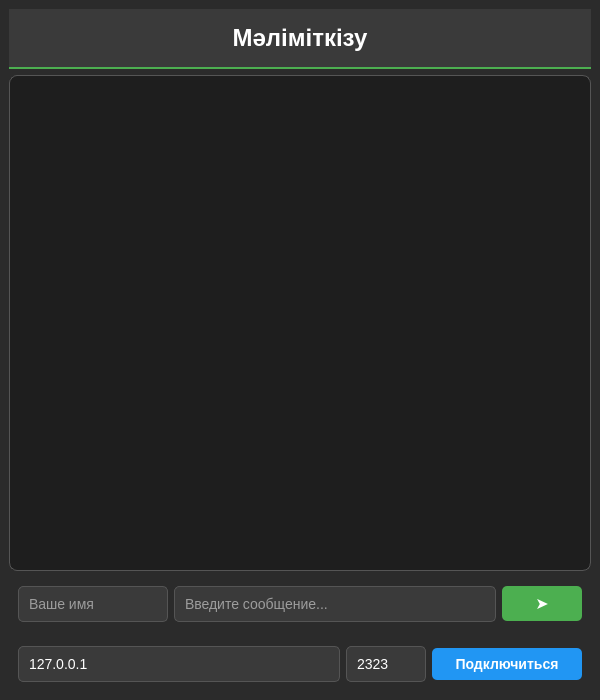
<?xml version="1.0" encoding="UTF-8"?>
<ui version="4.0">
 <class>MainWindow</class>
 <widget class="QMainWindow" name="MainWindow">
  <property name="geometry">
   <rect>
    <x>0</x>
    <y>0</y>
    <width>600</width>
    <height>700</height>
   </rect>
  </property>
  <property name="windowTitle">
   <string>Инвестиционный чат</string>
  </property>
  <property name="styleSheet">
   <string notr="true">QMainWindow {
    background-color: #2b2b2b;
    color: #ffffff;
}</string>
  </property>
  <widget class="QWidget" name="centralWidget">
   <layout class="QVBoxLayout" name="verticalLayout">
    <item>
     <widget class="QLabel" name="titleLabel">
      <property name="text">
       <string>Мәліміткізу</string>
      </property>
      <property name="alignment">
       <set>Qt::AlignCenter</set>
      </property>
      <property name="styleSheet">
       <string notr="true">QLabel {
    font-size: 24px;
    font-weight: bold;
    color: #ffffff;
    padding: 15px;
    background-color: #3a3a3a;
    border-bottom: 2px solid #4CAF50;
}</string>
      </property>
     </widget>
    </item>
    <item>
     <widget class="QTextBrowser" name="chatBrowser">
      <property name="styleSheet">
       <string notr="true">QTextBrowser {
    background-color: #1e1e1e;
    color: #ffffff;
    border: 1px solid #555555;
    border-radius: 8px;
    padding: 10px;
    font-family: "Segoe UI", Arial, sans-serif;
    font-size: 14px;
}

QTextBrowser QScrollBar:vertical {
    background-color: #2b2b2b;
    width: 15px;
    border-radius: 7px;
}

QTextBrowser QScrollBar::handle:vertical {
    background-color: #4CAF50;
    border-radius: 7px;
    min-height: 20px;
}

QTextBrowser QScrollBar::handle:vertical:hover {
    background-color: #45a049;
}</string>
      </property>
     </widget>
    </item>
    <item>
     <widget class="QWidget" name="inputWidget" native="true">
      <layout class="QHBoxLayout" name="horizontalLayout">
       <item>
        <widget class="QLineEdit" name="nameEdit">
         <property name="maximumSize">
          <size>
           <width>150</width>
           <height>16777215</height>
          </size>
         </property>
         <property name="placeholderText">
          <string>Ваше имя</string>
         </property>
         <property name="styleSheet">
          <string notr="true">QLineEdit {
    background-color: #3a3a3a;
    color: #ffffff;
    border: 1px solid #555555;
    border-radius: 5px;
    padding: 8px;
    font-size: 14px;
}

QLineEdit:focus {
    border: 1px solid #4CAF50;
}</string>
         </property>
        </widget>
       </item>
       <item>
        <widget class="QLineEdit" name="messageEdit">
         <property name="placeholderText">
          <string>Введите сообщение...</string>
         </property>
         <property name="styleSheet">
          <string notr="true">QLineEdit {
    background-color: #3a3a3a;
    color: #ffffff;
    border: 1px solid #555555;
    border-radius: 5px;
    padding: 8px;
    font-size: 14px;
}

QLineEdit:focus {
    border: 1px solid #4CAF50;
}</string>
         </property>
        </widget>
       </item>
       <item>
        <widget class="QPushButton" name="sendButton">
         <property name="text">
          <string>➤</string>
         </property>
         <property name="styleSheet">
          <string notr="true">QPushButton {
    background-color: #4CAF50;
    color: white;
    border: none;
    border-radius: 5px;
    padding: 8px 15px;
    font-size: 16px;
    font-weight: bold;
    min-width: 50px;
}

QPushButton:hover {
    background-color: #45a049;
}

QPushButton:pressed {
    background-color: #3d8b40;
}

QPushButton:disabled {
    background-color: #555555;
    color: #888888;
}</string>
         </property>
        </widget>
       </item>
      </layout>
     </widget>
    </item>
    <item>
     <widget class="QWidget" name="connectionWidget" native="true">
      <layout class="QHBoxLayout" name="horizontalLayout_2">
       <item>
        <widget class="QLineEdit" name="serverAddressEdit">
         <property name="placeholderText">
          <string>Адрес сервера</string>
         </property>
         <property name="text">
          <string>127.0.0.1</string>
         </property>
         <property name="styleSheet">
          <string notr="true">QLineEdit {
    background-color: #3a3a3a;
    color: #ffffff;
    border: 1px solid #555555;
    border-radius: 5px;
    padding: 8px;
    font-size: 14px;
}</string>
         </property>
        </widget>
       </item>
       <item>
        <widget class="QLineEdit" name="portEdit">
         <property name="maximumSize">
          <size>
           <width>80</width>
           <height>16777215</height>
          </size>
         </property>
         <property name="placeholderText">
          <string>Порт</string>
         </property>
         <property name="text">
          <string>2323</string>
         </property>
         <property name="styleSheet">
          <string notr="true">QLineEdit {
    background-color: #3a3a3a;
    color: #ffffff;
    border: 1px solid #555555;
    border-radius: 5px;
    padding: 8px;
    font-size: 14px;
}</string>
         </property>
        </widget>
       </item>
       <item>
        <widget class="QPushButton" name="connectButton">
         <property name="text">
          <string>Подключиться</string>
         </property>
         <property name="styleSheet">
          <string notr="true">QPushButton {
    background-color: #2196F3;
    color: white;
    border: none;
    border-radius: 5px;
    padding: 8px 15px;
    font-size: 14px;
    font-weight: bold;
    min-width: 120px;
}

QPushButton:hover {
    background-color: #1976D2;
}

QPushButton:pressed {
    background-color: #0d47a1;
}

QPushButton:disabled {
    background-color: #555555;
    color: #888888;
}</string>
         </property>
        </widget>
       </item>
      </layout>
     </widget>
    </item>
   </layout>
  </widget>
 </widget>
 <resources/>
 <connections/>
</ui>
